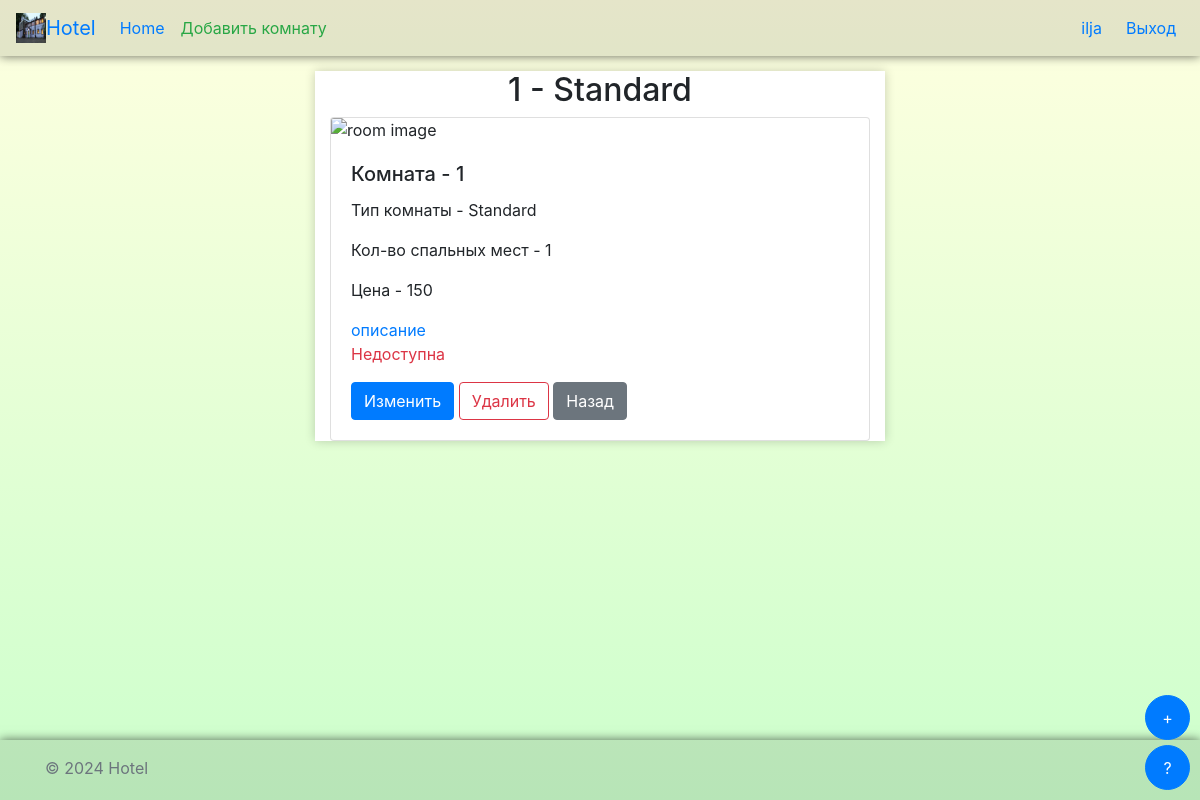
/1/ (signed in), run on the app's committed database.
### rooms/models.py (models this page shows, shortened)
class Room(models.Model):
    id = models.AutoField(primary_key=True)
    room_type = models.ForeignKey(RoomType, on_delete=models.CASCADE)
    number = models.IntegerField()
    beds = models.IntegerField()
    price = models.IntegerField()
    is_available = models.BooleanField(default=True)
    image = models.ImageField(upload_to='room_images/', null=True, blank=True)
    description = models.TextField(null=True, blank=True)
    is_deleted = models.BooleanField(default=False)

class RoomType(models.Model):
    id = models.AutoField(primary_key=True)
    name = models.CharField(max_length=50)
    description = models.TextField(null=True, blank=True)

### rooms/views.py (the view)
# urls.py: path('<int:room_id>/', views.room_detail, name='room_detail'),
def room_detail(request, room_id):
    room = Room.objects.get(id=room_id)
    if request.user.is_authenticated:
        is_in_basket = Basket.objects.filter(user=request.user, room=room).exists()
        return render(request, 'rooms/room_detail.html', {'room': room, 'is_in_basket': is_in_basket})
    return render(request, 'rooms/room_detail.html', {'room': room})

### templates/rooms/room_detail.html (shortened to what this page needs)
{% extends 'layout.html' %}
{% block content %}
    <div class="row">
        <div class="col-3"></div>
        <div class="col-6 bg-white" style="box-shadow: 0 0 10px rgba(0, 0, 0, 0.2)">
            <h2 class="text-center">{{ room.number }} - {{ room.room_type.name }}</h2>
            <div class="card">
                <img src="https://i.ytimg.com/vi/7niYPpflrRc/maxresdefault.jpg" class="card-img-top" alt="room image">
                <div class="card-body">
                    <h5 class="card-title">Комната - {{ room.number }}</h5>
                    <p class="card-text">Тип комнаты - {{ room.room_type.name }}</p>
                    <p class="card-text">Кол-во спальных мест - {{ room.beds }}</p>
                    <p class="card-text">Цена - {{ room.price }}</p>
                    <a data-toggle="collapse" href="#collapseExample" role="button"
                       aria-expanded="false" aria-controls="collapseExample">
                        описание
                    </a>
                    <p class="card-text {% if room.is_available %}text-success{% else %}text-danger{% endif %}">
                        {% if room.is_available %}Доступна{% else %}Недоступна{% endif %}</p>
                    {% if user.is_authenticated %}
                        <a href="{% url 'room_update' room_id=room.id %}" class="btn btn-primary">Изменить</a>
                        <button type="button" class="btn btn-outline-danger" data-toggle="modal"
                                data-target="#deleteModal">
                            Удалить
                        </button>
                    {% endif %}
                    <a href="{% url 'room_list' %}" class="btn btn-secondary">Назад</a>
                </div>
            </div>
        </div>
        <div class="col-3"></div>
    </div>
{% endblock %}

### rooms/templates/layout.html (shortened to what this page needs)
<!DOCTYPE html>
<html lang="en" style="position: relative; min-height: 100%;">
<head>
    <link href="https://stackpath.bootstrapcdn.com/bootstrap/4.3.1/css/bootstrap.min.css" rel="stylesheet">
</head>
<body style="padding-bottom: 60px;">
<header>
    <nav class="navbar navbar-expand-lg" style="background-color: rgba(0, 0, 0, 0.1); box-shadow: 0 0 10px rgba(0, 0, 0, 0.6);">
        <img src="/media/default.jpg" width="30" height="30" alt="">
        <a class="navbar-brand" href="#">Hotel</a>
        <div class="collapse navbar-collapse justify-content-between" id="navbarNav">
            <ul class="navbar-nav">
                <li class="nav-item active">
                    <a class="nav-link" href="{% url 'room_list' %}">Home <span class="sr-only">(current)</span></a>
                </li>
                <li class="nav-item">
                    {% if user.is_authenticated %}
                        <a href="{% url 'room_create' %}" class="nav-link text-success">Добавить комнату</a>
                    {% endif %}
                </li>
            </ul>
            {% if not user.is_authenticated %}
                <ul class="navbar-nav">
                    <li class="nav-item active mr-2">
                        <button type="button" class="btn btn-outline-primary" data-toggle="modal"
                                data-target="#loginModal">
                            Вход
                        </button>
                    </li>
                    <li class="nav-item">
                        <button type="button" class="btn btn-outline-info" data-toggle="modal"
                                data-target="#regModal">
                            Регистрация
                        </button>
                    </li>
                </ul>
            {% else %}
                <ul class="navbar-nav">
                    <li class="nav-item active mr-2">
                        <a class="nav-link" href="#">{{ user.username }}</a>
                    </li>
                    <li class="nav-item">
                        <a class="nav-link" href="{% url 'logout' %}">Выход</a>
                    </li>
                </ul>
            {% endif %}
        </div>
    </nav>
</header>
<div style="position: fixed; bottom: 60px; right: 10px; z-index: 10;">
    <button type="button" style="border-radius: 50%; width: 45px; height: 45px;" class="btn btn-primary" data-toggle="modal" data-target="#feedbackModal">+</button>
</div>
<div style="position: fixed; bottom: 10px; right: 10px; z-index: 10">
    <button type="button" style="border-radius: 50%; width: 45px; height: 45px;" class="btn btn-primary" data-toggle="modal" data-target="#feedbackModal">?</button>
</div>
<main role="main" class="container" style="padding: 15px">
    {% block content %}
    {% endblock %}
</main>
<footer class="footer mt-auto py-3" style="position: absolute; bottom: 0; width: 100%; height: 60px; background-color: rgba(0, 0, 0, 0.1); box-shadow: 0 0 10px rgba(0, 0, 0, 0.6)">
    <div class="container">
        <span class="text-muted">© 2024 Hotel</span>
    </div>
</footer>
</body>
</html>

### data on the page
Room: number "1", room_type.name "Standard", beds "1", price "150"

### other printed values
{{ user.username }} "ilja"
